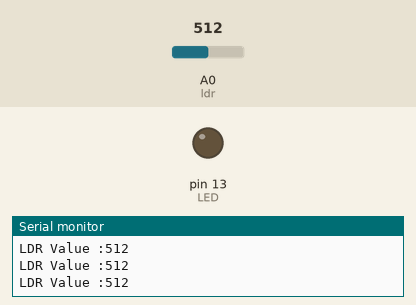
Bench run of a sketch on a simulated Arduino Uno, built with avr-gcc and run on an emulated ATmega328P. Parts: output pins drawn as LEDs (lit = HIGH), the last lines printed to the serial monitor. The test bench sets the inputs (shaded band); at power-on: A0 (ldr) = 512.

Above: at 1.2 s.
1.3 s: A0 (ldr) set to 411
4.3 s: A0 (ldr) set to 387
At 5.4 s:
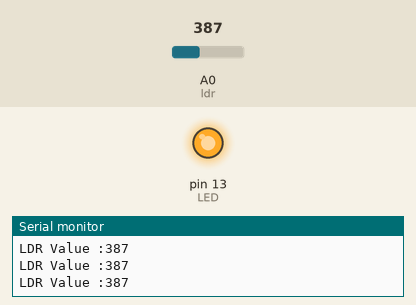
5.9 s: A0 (ldr) set to 410
At 6.6 s:
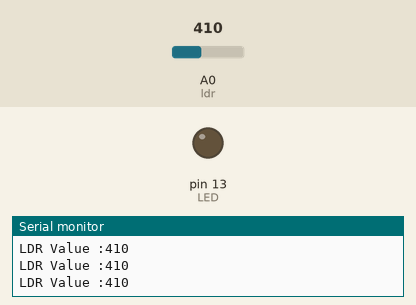
7.5 s: A0 (ldr) set to 390
At 8.9 s:
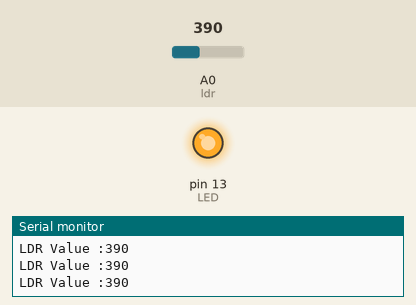
Timing chart, 0 to 10.1 s (numbered marks = the images above; inputs shaded):
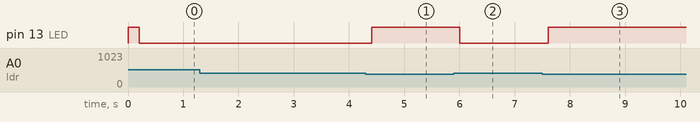

Measured:
- the behaviour switches between 400 and 399 on A0 (ldr) (found by bisection; images 0 and 1)
- after the input at 4.3 s, pin 13 (LED): LOW → HIGH after 0.11 s
- after the input at 5.9 s, pin 13 (LED): HIGH → LOW after 0.11 s
- after the input at 7.5 s, pin 13 (LED): LOW → HIGH after 0.10 s

The sketch:

d_the_LDR_sensor_value_every_200_ms_using_a_timer_interrupt..ino
```cpp
#include <TimerOne.h>
#define LED 13
#define ldr A0
volatile int ldrvalue = 0;
volatile bool value;

void read()
{
  ldrvalue=analogRead(ldr);
  value=true;

}

void setup() {
  // put your setup code here, to run once:
  pinMode(LED,OUTPUT);
  Serial.begin(9600);
  Timer1.initialize(200000);
  Timer1.attachInterrupt(read);


}

void loop() {
  // put your main code here, to run repeatedly:
  if(value)
    {
      Serial.print("LDR Value :");
      Serial.println(ldrvalue);
    }
  if((ldrvalue)<400)
    {
      digitalWrite(LED, HIGH);
    }
  else
    {
      digitalWrite(LED, LOW);
    }
  }
```
